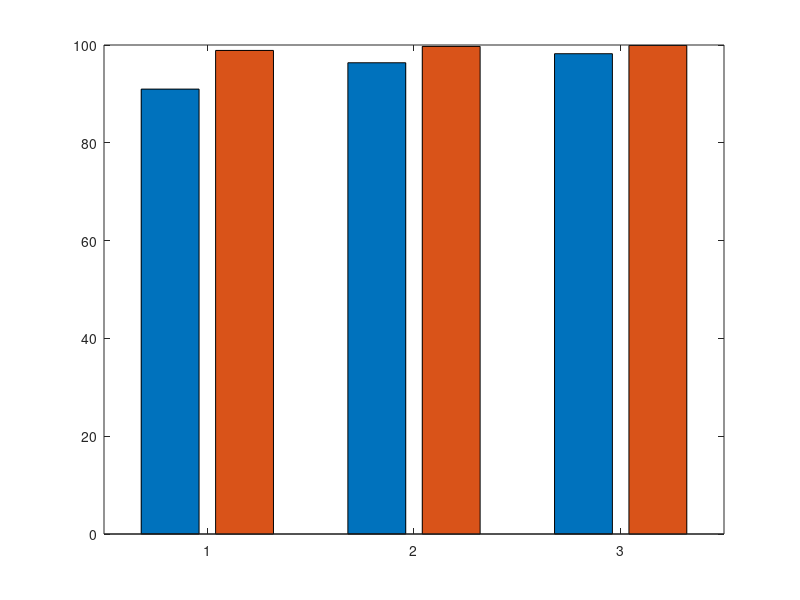

Write MATLAB code to recreate this figure. (Note: this script raises an error after producing the figure.)
%% GLUCOSE REMOVAL (%)
% MFC vs Non-MFC

% DATA
time_labels = {'24', '72', '120'};
groups = {'MFC', 'Non MFC'};

mean_val = [90.98, 98.89;
            96.37, 99.72;
            98.22, 99.91];

sd_val   = [0.96, 0.506;
            3.071, 0.132;
            2.468, 0.01];

% COLOURS (TEAL PALLETE)
cb_colors = [27  72  94;
             128 174 154]/255;

% Bar plot 
figure('Color', 'w');
b = bar(mean_val, 'grouped');

for i = 1:2
    b(i).FaceColor = cb_colors(i,:);
    b(i).EdgeColor = 'k';
    b(i).LineWidth = 0.8;
end

hold on

ngroups = size(mean_val, 1);
nbars   = size(mean_val, 2);
groupwidth = min(0.8, nbars/(nbars + 1.5));

for i = 1:nbars
    x = (1:ngroups) - groupwidth/2 + (2*i-1) * groupwidth / (2*nbars);
    errorbar(x, mean_val(:,i), sd_val(:,i), 'k', 'linestyle', 'none', ...
             'LineWidth', 1, 'CapSize', 6);
end

hold off

% Axes
set(gca, 'XTickLabel', time_labels, 'FontName', 'Arial', 'FontWeight', 'normal', ...
    'FontSize', 12, 'XColor', 'k', 'YColor', 'k', 'LineWidth', 1, 'Box', 'on');

xlabel('Time (h)', 'FontName', 'Arial', 'FontWeight', 'normal', 'FontSize', 13, 'Color', 'k');
ylabel('Glucose Removal (%)', 'FontName', 'Arial', 'FontWeight', 'normal', ...
    'FontSize', 13, 'Color', 'k');

ylim([0 110]);
ytickformat('percentage');

% Legend
legend(groups, 'Location', 'southoutside', 'Orientation', 'horizontal', ...
    'Box', 'off', 'FontSize', 10, 'FontName', 'Arial');

% export
set(gcf, 'PaperUnits', 'centimeters', 'PaperPosition', [0 0 18 12]);
set(gcf, 'Renderer', 'painters');
print(gcf, 'Glucose_removal_plot', '-dtiff', '-r1200');
print(gcf, 'Glucose_removal_plot', '-depsc', '-r1200');

%% statistical analysis 
%% MFC vs Non-MFC: unpaired t-test 
fprintf('--- MFC vs Non-MFC, ανά time point (unpaired t-test) ---\n');
[~, p24]  = ttest2(mfc_24h,  nonmfc_24h);
[~, p72]  = ttest2(mfc_72h,  nonmfc_72h);
[~, p120] = ttest2(mfc_120h, nonmfc_120h);
fprintf('24h:  p = %.4f\n', p24);
fprintf('72h:  p = %.4f\n', p72);
fprintf('120h: p = %.4f\n\n', p120);

%%  One-way ANOVA between time points
mfc_all   = [mfc_24h, mfc_72h, mfc_120h];
mfc_group = [repmat({'24h'},1,4), repmat({'72h'},1,4), repmat({'120h'},1,4)];

fprintf('--- One-way ANOVA: MFC across time points ---\n');
[p_mfc_time, tbl_mfc, stats_mfc] = anova1(mfc_all, mfc_group, 'off');
fprintf('p = %.4f\n\n', p_mfc_time);

%% One-way ANOVA between time points only in NON MFC
nonmfc_all   = [nonmfc_24h, nonmfc_72h, nonmfc_120h];
nonmfc_group = [repmat({'24h'},1,2), repmat({'72h'},1,2), repmat({'120h'},1,2)];

fprintf('--- One-way ANOVA: Non-MFC across time points ---\n');
[p_nonmfc_time, tbl_nonmfc] = anova1(nonmfc_all, nonmfc_group, 'off');
fprintf('p = %.4f\n\n', p_nonmfc_time);

%% Two-way ANOVA: Group × Time
all_vals  = [mfc_24h, mfc_72h, mfc_120h, nonmfc_24h, nonmfc_72h, nonmfc_120h];
group_f   = [repmat({'MFC'},1,12), repmat({'NonMFC'},1,6)];
time_f    = [repmat({'24h'},1,4), repmat({'72h'},1,4), repmat({'120h'},1,4), ...
             repmat({'24h'},1,2), repmat({'72h'},1,2), repmat({'120h'},1,2)];

fprintf('--- Two-way ANOVA: Group x Time ---\n');
[p_2way, tbl_2way] = anovan(all_vals, {group_f, time_f}, ...
    'model', 'interaction', 'varnames', {'Group','Time'}, 'display', 'off');
fprintf('Group effect p = %.4f\n', p_2way(1));
fprintf('Time effect p = %.4f\n', p_2way(2));
fprintf('Interaction p = %.4f\n', p_2way(3));
